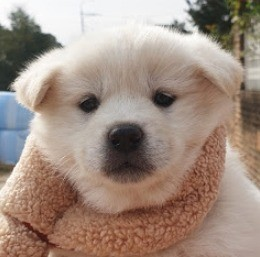
#> input picture dog.jpg, 260 x 257 px
$ jupyter execute OpenCV_practice2.ipynb
#> lines starting #> are read from the running program, lines starting #| are printed output that depends on the picture; after the words box and inside, x2 and y2 are one past the last pixel; in counts of white or black regions, pixels touching at a corner belong together
[cell 1]
import cv2
import matplotlib.pyplot as plt

image = cv2.imread('dog.jpg', cv2.IMREAD_GRAYSCALE)
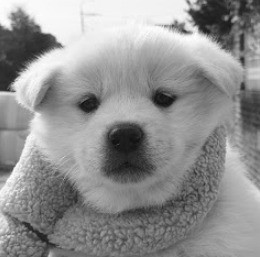
#> image: shape (257, 260); min 11, max 255, mean 145.2

images = []
ret, thres1 = cv2.threshold(image, 127, 255, cv2.THRESH_BINARY)
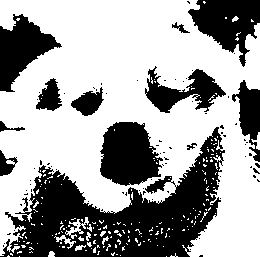
#> thres1: shape (257, 260); 62.7% white; 85 black regions (73 under 20 px), largest, box (x1, y1, x2, y2) and area: (0, 127, 225, 257) 12440, (100, 122, 163, 186) 2960, (188, 0, 260, 67) 2635
ret, thres2 = cv2.threshold(image, 127, 255, cv2.THRESH_BINARY_INV)
ret, thres3 = cv2.threshold(image, 127, 255, cv2.THRESH_TRUNC)
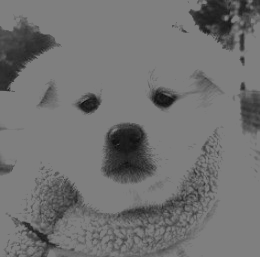
#> thres3: shape (257, 260); min 11, max 127, mean 113.4
ret, thres4 = cv2.threshold(image, 127, 255, cv2.THRESH_TOZERO)
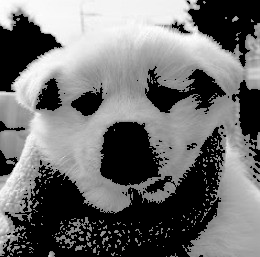
#> thres4: shape (257, 260); min 0, max 255, mean 111.5
ret, thres5 = cv2.threshold(image, 127, 255, cv2.THRESH_TOZERO_INV)
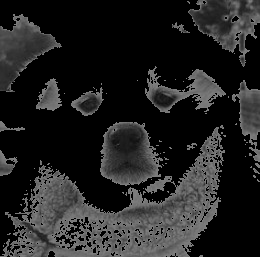
#> thres5: shape (257, 260); min 0, max 127, mean 33.7
images.append(thres1)
images.append(thres2)
images.append(thres3)
images.append(thres4)
images.append(thres5) #LIST에 이미지를 넣고 FOR문으로 하나씩 다 출력

for i in images:
    plt.imshow(cv2.cvtColor(i, cv2.COLOR_GRAY2RGB))
    plt.show()
#> this loop made 5 passes

[cell 2]
#Gaussian으로 임계점 처리하기
image = cv2.imread('dog.jpg', cv2.IMREAD_GRAYSCALE)

ret, thres1 = cv2.threshold(image, 127, 255, cv2.THRESH_BINARY)
thres2 = cv2.adaptiveThreshold(image, 255, cv2.ADAPTIVE_THRESH_GAUSSIAN_C, cv2.THRESH_BINARY, 21, 3)
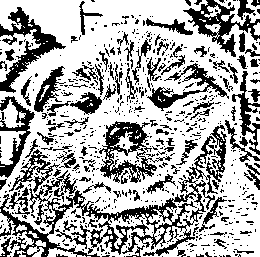
#> thres2: shape (257, 260); 67.2% white; 674 black regions (567 under 20 px), largest, box (x1, y1, x2, y2) and area: (0, 125, 227, 257) 5330, (0, 7, 66, 93) 1553, (99, 121, 172, 183) 1537
thres3 = cv2.adaptiveThreshold(image, 255, cv2.ADAPTIVE_THRESH_MEAN_C, cv2.THRESH_BINARY, 21, 3)
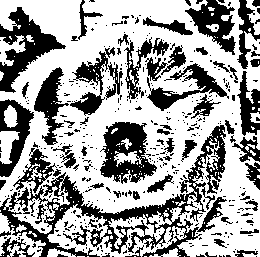
#> thres3: shape (257, 260); 63.2% white; 419 black regions (353 under 20 px), largest, box (x1, y1, x2, y2) and area: (0, 125, 227, 257) 6340, (0, 7, 66, 93) 2107, (100, 122, 157, 184) 2009

plt.imshow(cv2.cvtColor(image, cv2.COLOR_GRAY2RGB))
plt.show()

plt.imshow(cv2.cvtColor(thres1, cv2.COLOR_GRAY2RGB))
plt.show()

plt.imshow(cv2.cvtColor(thres2, cv2.COLOR_GRAY2RGB))
plt.show()

plt.imshow(cv2.cvtColor(thres3, cv2.COLOR_GRAY2RGB))
plt.show()

[cell 3]
import cv2
import numpy as np

# cv2.createTrackbar(trackbarname, windowname, start, end, onChange):트랙바를 지정된 윈도우에 생성하는 함수
# start:트랙바 시작 값
# end: 트랙바 끝 값
# onChange: 트랙바 이벤트 발생시 수행되는 콜백 함수

# cv2.getTrackbarPos(trackbarname, windowname): 트랙바의 현재 위치를 리턴하는 함수


def change_color(x):
    r = cv2.getTrackbarPos("R", "Hyoenung")
    g = cv2.getTrackbarPos("G", "Hyoenung")
    b = cv2.getTrackbarPos("B", "Hyoenung")
    image[:] = [b, g, r] #리스트 전체에 대해서 b,g,r순서대로 값을 더하겠다
    cv2.imshow("Hyoenung", image)

image = np.zeros((600, 400, 3), np.uint8) #600x400크기의 이미지를 생성
cv2.namedWindow("Hyoenung")

cv2.createTrackbar("R", "Hyoenung", 0, 255, change_color)
cv2.createTrackbar("G", "Hyoenung", 0, 255, change_color)
cv2.createTrackbar("B", "Hyoenung", 0, 255, change_color)

cv2.imshow("Hyeonung", image)
cv2.waitKey(0)
#> Out = 27

$ run again, with cat.jpg copied over dog.jpg
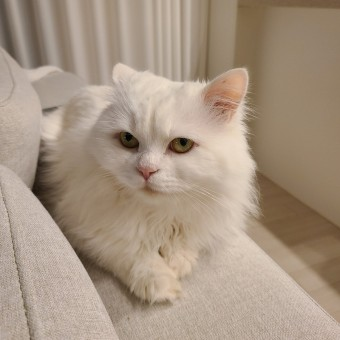
#> input picture cat.jpg, 340 x 340 px
#> `ret, thres1 = cv2.threshold(image, 127, 255, cv2.THRESH_BINARY)`:
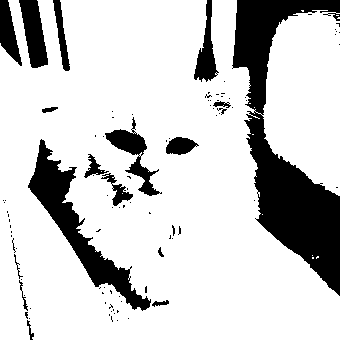
#> thres1: shape (340, 340); 80.4% white; 98 black regions (80 under 20 px), largest, box (x1, y1, x2, y2) and area: (232, 0, 340, 296) 12158, (28, 139, 151, 311) 4377, (19, 0, 48, 68) 1201
#> the loop `for i in images:` made 5 passes
#> `thres3 = cv2.adaptiveThreshold(image, 255, cv2.ADAPTIVE_THRESH_MEAN_C,..`:
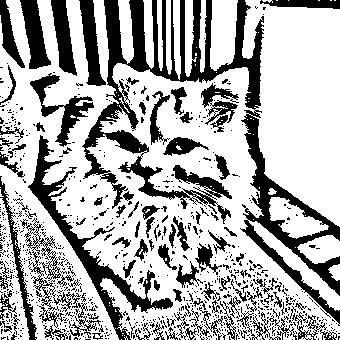
#> thres3: shape (340, 340); 68.4% white; 852 black regions (755 under 20 px), largest, box (x1, y1, x2, y2) and area: (82, 0, 340, 326) 14246, (28, 135, 173, 340) 3692, (20, 218, 101, 338) 1231
#> Out = 27
